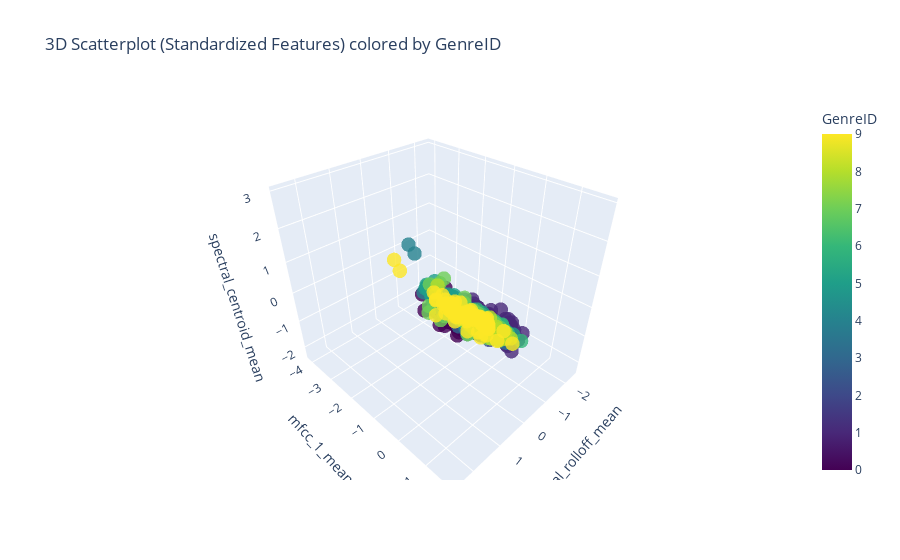

The code cell stored with this chart in its notebook:
### Markdown cell above
***Statistical functions***

Functions for creating a correlation matrix and plotting of heat-map. I used pandas to compute the matrix for efficiancy. The code for computing this without the use of the .corr() func is commented out.

### Code cell
# def sample_mean(data):
#     my = 0
#     for i in range(len(data)):
#         my += data[i]
#     return my/len(data)

# def cov(x_data, y_data):
#     cov = 0
#     x_mean = sample_mean(x_data)
#     y_mean = sample_mean(y_data)



#     for i in range(len(x_data)):
#         cov += (x_data[i]-x_mean)*(y_data[i]-y_mean)
#     return cov



# def pearson_correlation(x_data, y_data):
#     sigX = 0
#     sigY = 0
#     x_data_mean = sample_mean(x_data)
#     y_data_mean = sample_mean(y_data)
    
#     for i in range(len(x_data)):
#         sigX += (x_data[i] - x_data_mean)**2
#         sigY += (y_data[i] - y_data_mean)**2

#     return cov(x_data, y_data)/math.sqrt(sigX*sigY)


# def get_feature_correlation_matrix(features, train_data):
#     corr_matrix = []
#     for i in range(len(features)):
#         row = []
#         f_i = train_data[features[i]]
#         for j in range(len(features)):
#             f_j = train_data[features[j]]
#             row.append(pearson_correlation(f_i,f_j))
#         corr_matrix.append(row)
#     return corr_matrix

def get_feature_correlation_matrix(features, train_data):
    corr_matrix = train_data[features].corr()  # Use pandas .corr() for efficient computation
    return corr_matrix



genre_id = train["GenreID"]
corr_matrix = get_feature_correlation_matrix(features, train)


# Create a heatmap to visualize the correlation matrix
plt.figure(figsize=(12, 8))  # Adjust the size of the plot for better readability
sns.heatmap(corr_matrix, annot=True, cmap='coolwarm', vmin=-1, vmax=1, linewidths=0.5)

plt.title('Feature Correlation Heatmap')
plt.tight_layout() 
plt.show()

fig = plt.figure(figsize=(10,8))
ax = fig.add_subplot(111, projection='3d')

# Scatter med farge basert på GenreID
scatter = ax.scatter(X_train_scaled[:,0], X_train_scaled[:,1], X_train_scaled[:,2], c=train['GenreID'], cmap='tab10', s=40)

# Aksetitler
ax.set_xlabel(features[0])
ax.set_ylabel(features[1])
ax.set_zlabel(features[2])
ax.set_title('3D scatterplot of features colored by GenreID')

# Legg til fargebar
fig.colorbar(scatter, ax=ax, label='GenreID')

plt.show()



fig = go.Figure(data=[go.Scatter3d(
    x=X_train_scaled[:, 0],
    y=X_train_scaled[:, 1],
    z=X_train_scaled[:, 2],
    mode='markers',
    marker=dict(
        size=5,
        color=train['GenreID'],  # Farge basert på GenreID
        colorscale='Viridis',  # Fargeskala
        opacity=0.8,
        colorbar=dict(title = 'GenreID')  # Legg til fargebar
    )
)])

# Aksetitler
fig.update_layout(
    scene=dict(
        xaxis_title=features[0],
        yaxis_title=features[1],
        zaxis_title=features[2]
    ),
    title='3D Scatterplot (Standardized Features) colored by GenreID'
)
fig.show()

### Figure 1 — Plotly figure (JSON) as saved in the notebook; plotly's stock layout.template omitted (floating-point values rounded to 4 significant figures; data arrays with more than 128 entries replaced by an {"elided": "..."} marker saying what was removed)
{"data": [{"marker": {"color": {"elided": "792 int values"}, "colorbar": {"title": {"text": "GenreID"}}, "colorscale": [[0, "#440154"], [0.1111, "#482878"], [0.2222, "#3e4989"], [0.3333, "#31688e"], [0.4444, "#26828e"], [0.5556, "#1f9e89"], [0.6667, "#35b779"], [0.7778, "#6ece58"], [0.8889, "#b5de2b"], [1, "#fde725"]], "opacity": 0.8, "size": 5}, "mode": "markers", "type": "scatter3d", "x": {"elided": "792 float values"}, "y": {"elided": "792 float values"}, "z": {"elided": "792 float values"}}], "layout": {"scene": {"xaxis": {"title": {"text": "spectral_rolloff_mean"}}, "yaxis": {"title": {"text": "mfcc_1_mean"}}, "zaxis": {"title": {"text": "spectral_centroid_mean"}}}, "title": {"text": "3D Scatterplot (Standardized Features) colored by GenreID"}}}
